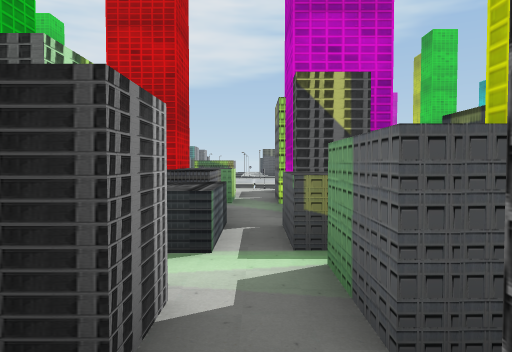
[1] (above)

24 first-person views from a walk through a 3-D level made in the Unity game engine. The camera is 1.5 m above the floor, tilts 2° down and sees 70° across. The floor is counted in squares, 2 m on a side. Each view is taken from the middle of a square. On the plan, view 1 faces up. The plan holds only what a view shows up to about 11 squares ahead; the rest is blank. The place goes on beyond the plan.

[2]
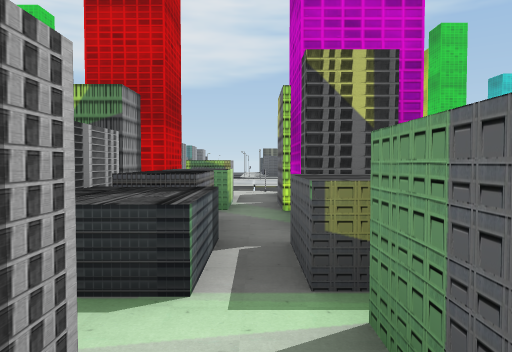

[3]
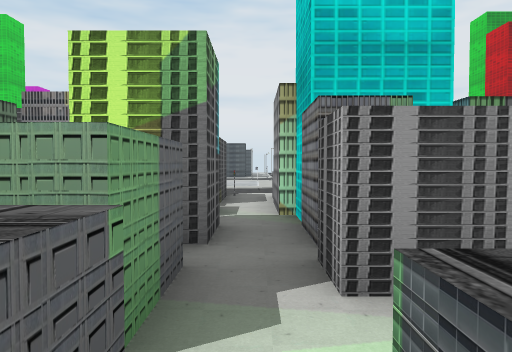

[4]
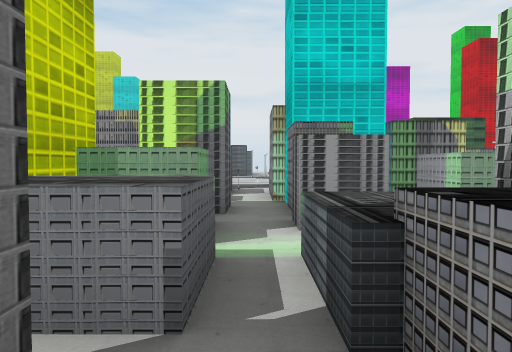

[5]
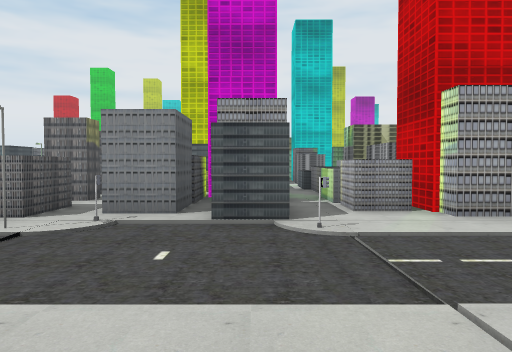

[6]
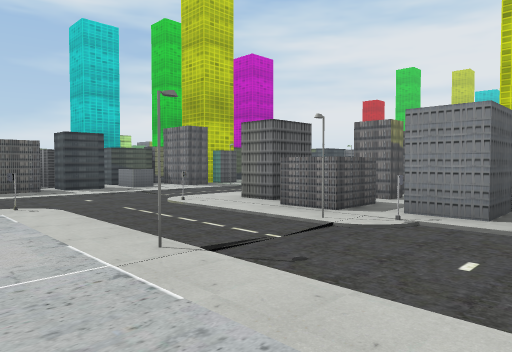

[7]
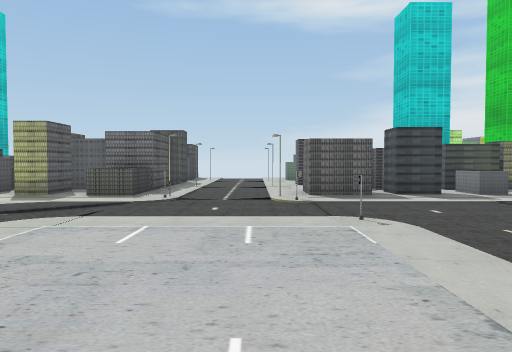

[8]
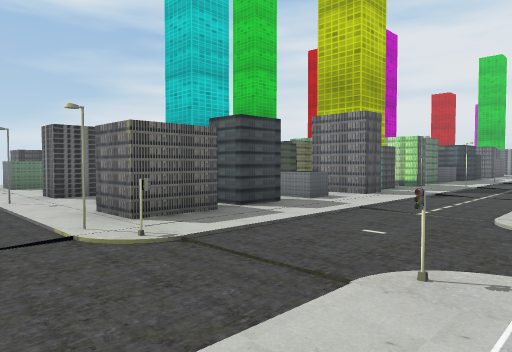

[9]
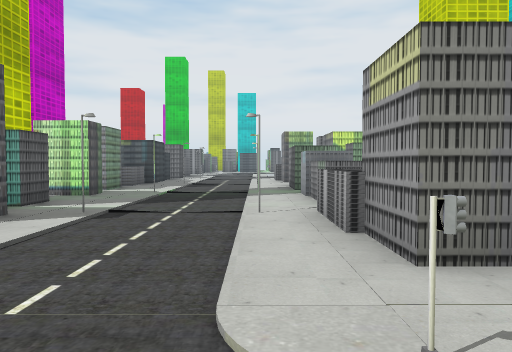

[10]
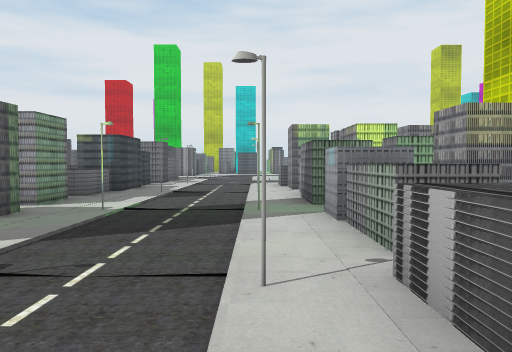

[11]
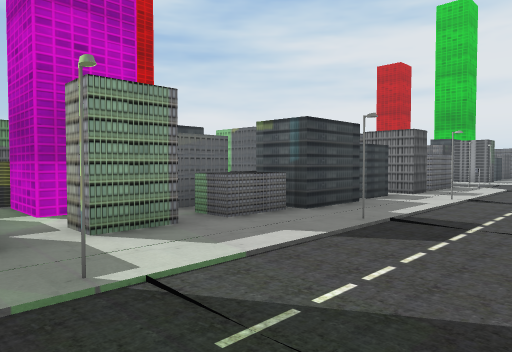

[12]
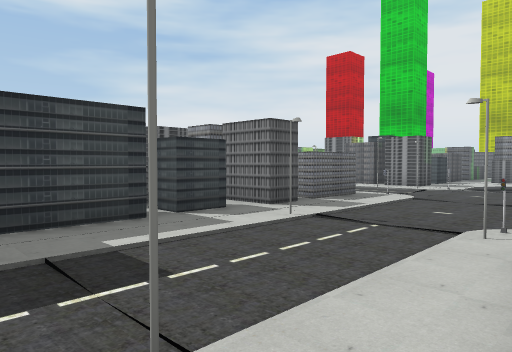

[13]
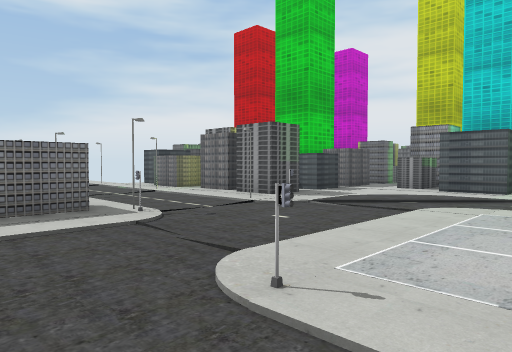

[14]
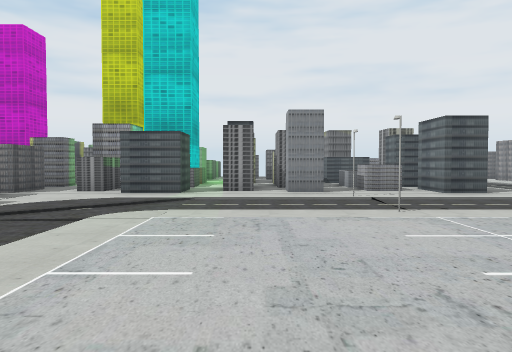

[15]
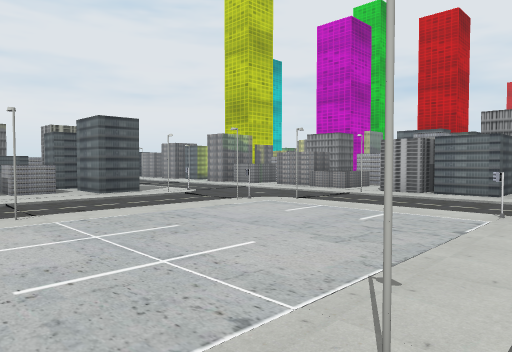

[16]
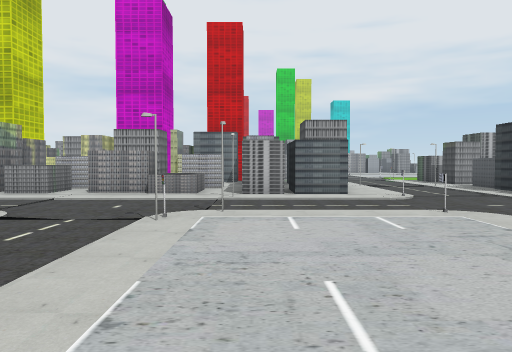

[17]
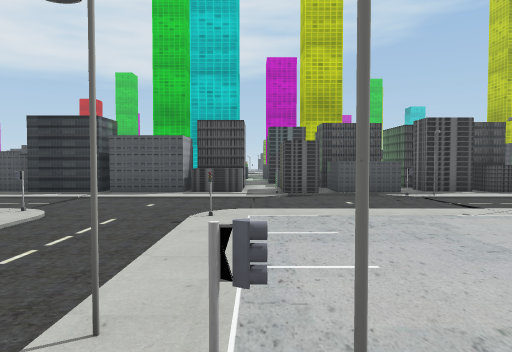

[18]
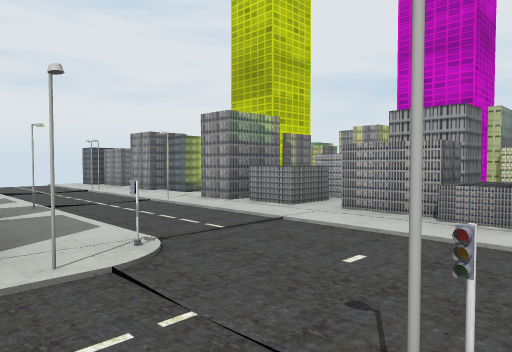

[19]
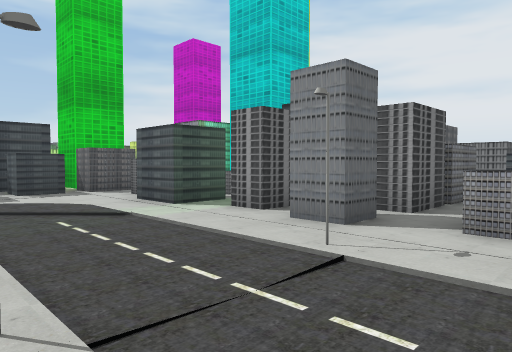

[20]
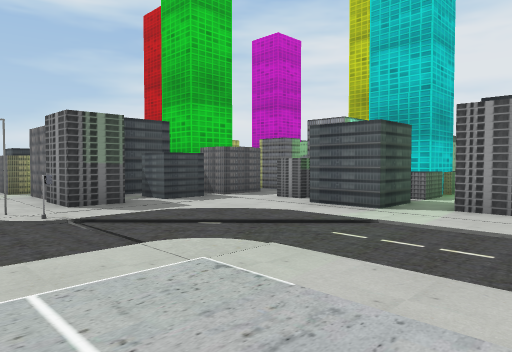

[21]
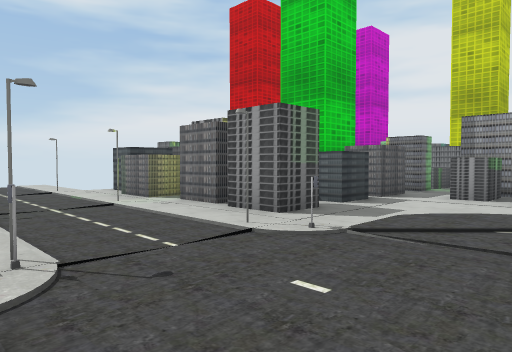

[22]
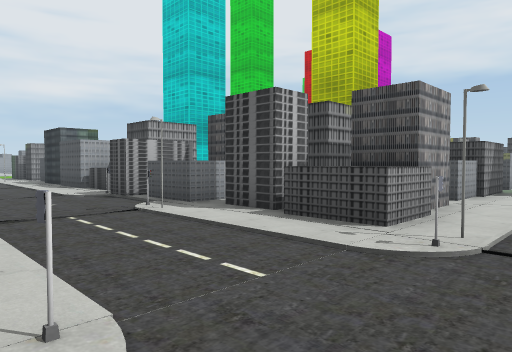

[23]
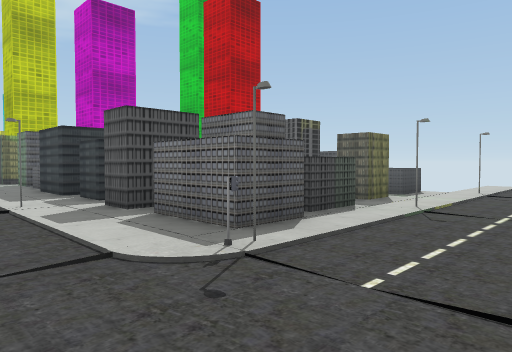

[24]
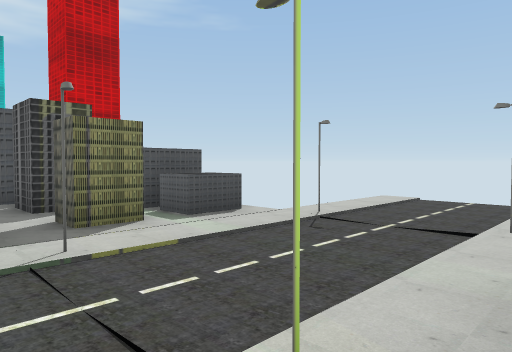

### Floor plan
Key: @ floor where view 1 was taken; # wall or solid block; x gap in a wall; . floor; ^ raised ledge; B building; S streetlight; O other object.
Columns run from 5 left of view 1 to 20 right of it. Each row starts with its distance up from view 1.
 18             .....^B#
 17           ......O...
 16          ...........
 15       . .............
 14      ........#..SB..O#.
 13     .....S.......#.^.#. ##
 12     ...............B
 11    ..#...S..#....#.B
 10   ##..#.B##........
  9   BB#.B.###x#....^.
  8    B^.B.B##BB......B
  7   B#^.#####^^S.S.###
  6   BB^.BB  #^.....#B
  5   BB^.BB  #^......B
  4   B#^.^#B ###....#
  3     ^.^BB ###S.S.....
  2    ##.#BB #BB....#.BB#  BB
  1     ...   ###......
  0   ##B@     ^.....^.B
 -1     B.    B..S.S.#     BB
 -2    B .^x# #BB....B ^   B
 -3  B##B.x^^..^^....x ^#B
 -4 #B#B^.#^^.#^^S.S.#  BB
 -5 ........#S.......#x .##
 -6 ..................  ..##
 -7 .................# #.#^^
 -8 ....#....S..#....#......
 -9 B#..............S...S...S.
-10 ##........................
-11  B..............S...S...O.
-12 ..O.SS...S.......#...#..
-13 ^^...............B   #BB
-14 #................x.B O
-15 #....S...S.......#   O
-16 ......B...#..BB..B.B
-17 ^^.... .^..#.###.B B
-18 #B....##^.##.^^B.#
-19 B.O.S.   .B  BB .^
-20 #..... ## #  B   ^
-21  ....        #
-22 B....
-23  .O.     ##
-24          B

Positions as (right, up) in squares from view 1, and headings:
1: (0, 0), facing up
2: (0, 1), facing up
3: (0, 4), facing down
4: (0, 6), facing down
5: (1, 15), facing down
6: (1, 15), facing down-right
7: (3, 15), facing right
8: (7, 16), facing down-right
9: (8, 12), facing down
10: (8, 9), facing down
11: (8, 4), facing down-right
12: (7, 0), facing down-right
13: (6, -6), facing down-right
14: (6, -7), facing down
15: (5, -7), facing down-left
16: (5, -11), facing left
17: (0, -13), facing up
18: (1, -12), facing down-left
19: (2, -12), facing down-right
20: (5, -10), facing down-right
21: (8, -8), facing down-right
22: (9, -8), facing up-left
23: (9, -11), facing up-right
24: (14, -12), facing up-right
